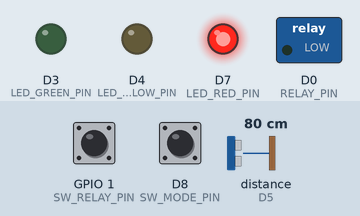
A sketch run on a simulated ESP8266 (NodeMCU). Parts: switched loads named in the sketch (green lamp = pin HIGH), output pins drawn as LEDs (lit = HIGH). Wiring (inferred from the names in the program): ultrasonic range finder: trigger D6; echo D5. Dashed ring = blinking. Inputs (shaded band) come from the test bench; at power-on: distance to the obstacle (sensor on D5) 80 cm, D8 (SW_MODE_PIN) LOW, GPIO 1 (SW_RELAY_PIN) HIGH. The echo pulse lasts 58.3 µs per cm; WiFi joins after 1.5 s; servers stay silent unless stated; pins used as bus, display or sensor lines are not drawn.

Above: at 3.05 s.
3.1 s: distance to the obstacle (sensor on D5) set to 38 cm
6.1 s: distance to the obstacle (sensor on D5) set to 33 cm
At 6.35 s:
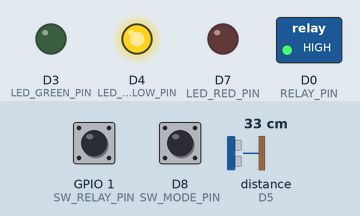
9.1 s: distance to the obstacle (sensor on D5) set to 23 cm
12.1 s: distance to the obstacle (sensor on D5) set to 20 cm
At 12.35 s:
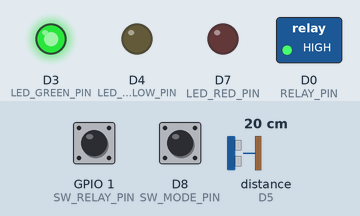
15.1 s: D8 (SW_MODE_PIN) pulled HIGH for 0.15 s
At 15.1 s:
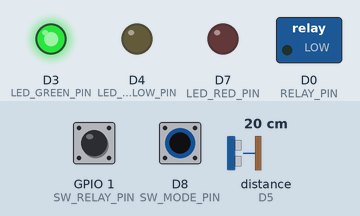
16.7 s: D8 (SW_MODE_PIN) pulled HIGH for 1 s
At 16.95 s:
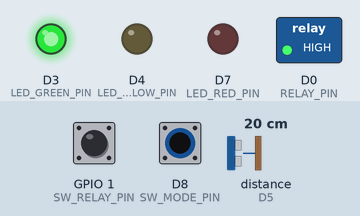
Timing chart, 0 to 20.7 s (numbered marks = the images above; inputs shaded):
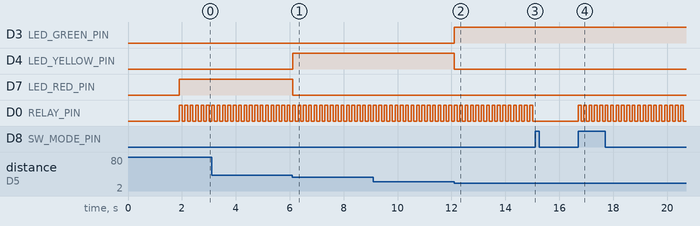

Measured:
- the behaviour switches between 37 and 36 cm on distance to the obstacle (sensor on D5) (found by bisection; images 0 and 1)
- the behaviour switches between 22 and 21 cm on distance to the obstacle (sensor on D5) (found by bisection; images 1 and 2)
- after the input at 6.1 s, D4 (LED_YELLOW_PIN): LOW → HIGH at once; D7 (LED_RED_PIN): HIGH → LOW at once
- after the input at 12.1 s, D3 (LED_GREEN_PIN): LOW → HIGH at once; D4 (LED_YELLOW_PIN): HIGH → LOW at once
- after the input at 15.1 s, D0 (RELAY_PIN): stops changing and stays LOW
- after the input at 16.7 s, D0 (RELAY_PIN): alternates HIGH for 0.10 s and LOW for 0.10 s, starting at once
- by itself, D0 (RELAY_PIN): alternates HIGH for 0.10 s and LOW for 0.10 s

The sketch:

30092024_POMPA_AIR.ino
```cpp
#define BLYNK_PRINT Serial

#define BLYNK_TEMPLATE_ID "TMPL61LHt7ueW"
#define BLYNK_TEMPLATE_NAME "projek666"
#define BLYNK_AUTH_TOKEN "BkZwYQeZOZLKAIGYfIKO36WQCJMTCOok"

#include <ESP8266WiFi.h>
#include <BlynkSimpleEsp8266.h>

//PIN
#define RELAY_PIN D0
#define SW_RELAY_PIN 1
#define SW_MODE_PIN D8
#define LED_GREEN_PIN D3
#define LED_YELLOW_PIN D4
#define LED_RED_PIN D7
#define ECHO_PIN D5
#define TRIGGER_PIN D6

//WiFi ssid and pass
char ssid[] = "lab electronic";
char pass[] = "Labelec24!";

BlynkTimer timer;

//Widget LED for Blynk
WidgetLED led (V2);

  //BLINK WARNA LAMPU
#define BLYNK_HIJAU "#23C48E"
#define BLYNK_KUNING "#ED9D00"
#define BLYNK_MERAH "#D3435C"

bool mode, relaystate, btnState;
int setPoint;
float waterLevel, capacity;
int sensorHeight = 45;
int tankHeight = 40;

  //BLYNK LED
BLYNK_CONNECTED(){
  led.on();
}

  //BLYNK SETPOINT V1
BLYNK_WRITE(V1){
  setPoint = param.asInt();
}

  //Ultrasonic sensor
float jarak (){
  digitalWrite(TRIGGER_PIN, HIGH);
  delayMicroseconds(10);
  digitalWrite(TRIGGER_PIN, LOW);

  float duration = pulseIn(ECHO_PIN, HIGH);
  int distance = duration * 0.034 / 2;
  return distance;
}

void sensor(){

//Kapasitas Tangki (V0)
  waterLevel = sensorHeight - jarak();
  capacity = (waterLevel *100) / tankHeight;

  Blynk.virtualWrite(V0, capacity);

  //LED Notification
  if (waterLevel < 10) {
    digitalWrite(LED_GREEN_PIN, 0);
    digitalWrite(LED_YELLOW_PIN, 0);
    digitalWrite(LED_RED_PIN, 1);
    led.setColor(BLYNK_MERAH);
  } else if (waterLevel < 25) {
    digitalWrite(LED_GREEN_PIN, 0);
    digitalWrite(LED_YELLOW_PIN, 1);
    digitalWrite(LED_RED_PIN, 0);
    led.setColor(BLYNK_KUNING);
  } else{
    digitalWrite(LED_GREEN_PIN, 1);
    digitalWrite(LED_YELLOW_PIN, 0);
    digitalWrite(LED_RED_PIN, 0);
    led.setColor(BLYNK_HIJAU);
  }

  //Sync button
  if (digitalRead(SW_MODE_PIN) == HIGH) {
    if (btnState != HIGH) {
      mode = !mode;
      Blynk.virtualWrite(V3, mode);
    }
    btnState = HIGH;
  } else {
    btnState = LOW;
  }

  //Auto/Manual Mode
  if(mode){
    if(capacity < setPoint){
      relaystate =true;
    }else if(capacity >= 100){
      relaystate =false;
    }
    digitalWrite(RELAY_PIN, relaystate);
  }else {
    if (digitalRead(SW_RELAY_PIN)==0);{
    relaystate = !relaystate;
    }
  digitalWrite(RELAY_PIN, relaystate);
  }
}

void setup() {
  // PINMODE
  pinMode(LED_GREEN_PIN, OUTPUT);
  pinMode(LED_YELLOW_PIN, OUTPUT);
  pinMode(LED_RED_PIN, OUTPUT);
  pinMode(RELAY_PIN, OUTPUT);
  pinMode(TRIGGER_PIN, OUTPUT);
  pinMode(ECHO_PIN, INPUT);
  pinMode(SW_MODE_PIN, INPUT);
  pinMode(SW_RELAY_PIN, INPUT);

  Blynk.begin(BLYNK_AUTH_TOKEN, ssid, pass);
  timer.setInterval(100L, sensor);
}

void loop() {
  //BLYNK / TIMER RUN
  Blynk.run();
  timer.run();
}
```
